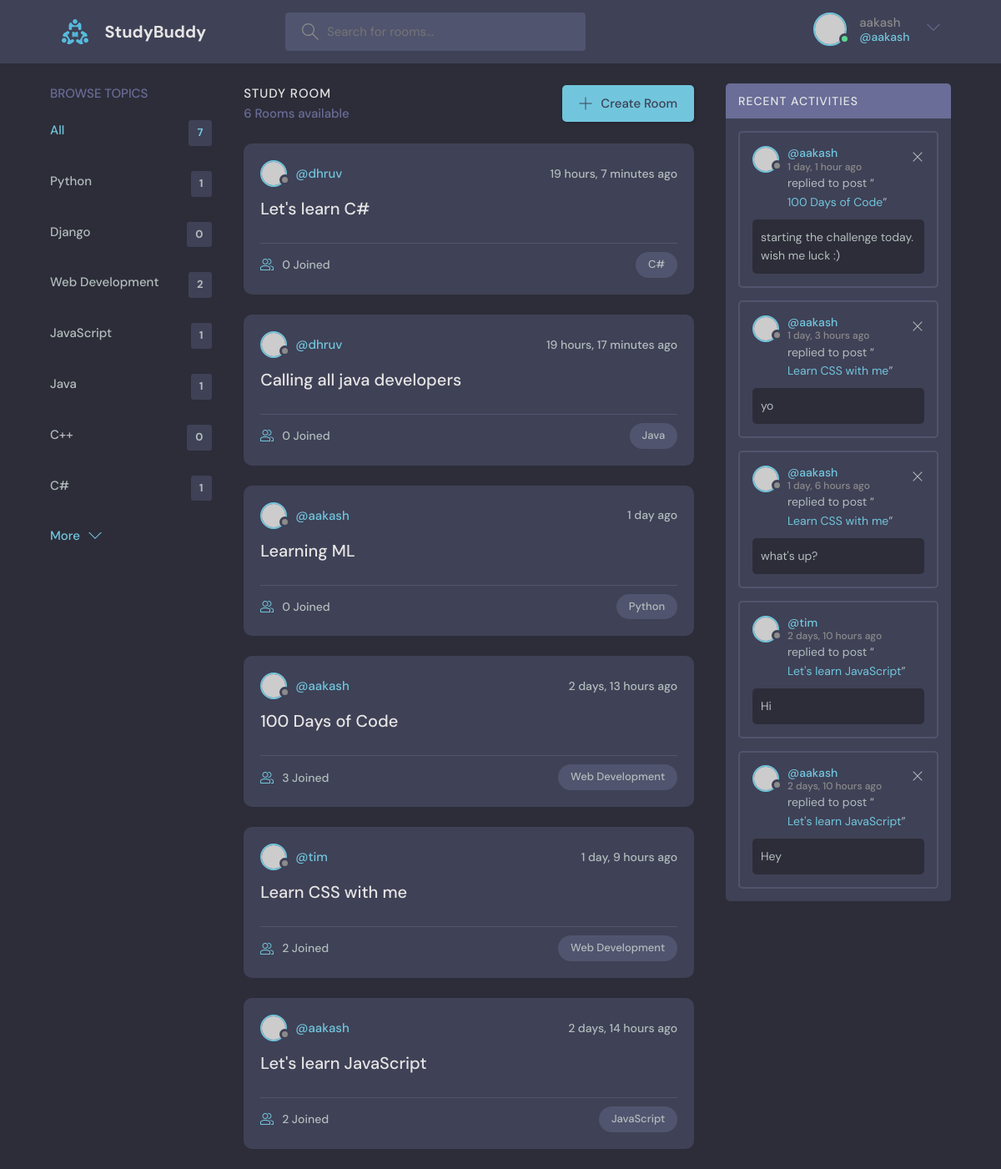
The app's page / (signed in) with its own data.
### base/models.py (models this page shows, shortened)
class Topic(models.Model):
    name = models.CharField(max_length=200)

class Room(models.Model):
    host = models.ForeignKey(User, on_delete=models.SET_NULL, null=True)
    topic = models.ForeignKey(Topic, on_delete=models.SET_NULL, null=True)
    name = models.CharField(max_length = 200)
    description = models.TextField(null = True, blank = True)
    participants = models.ManyToManyField(User, related_name='participants', blank=True)
    updated = models.DateTimeField(auto_now=True)
    created = models.DateTimeField(auto_now_add=True)
    class Meta:
        ordering = ['-updated', '-created']
    def __str__(self):
        return self.name

class Message(models.Model):
    user = models.ForeignKey(User, on_delete=models.CASCADE)
    room = models.ForeignKey(Room, on_delete=models.CASCADE)
    body = models.TextField()
    updated = models.DateTimeField(auto_now=True)
    created = models.DateTimeField(auto_now_add=True)
    class Meta:
        ordering = ['-updated', '-created']

### base/views.py (the view)
# urls.py: path('', views.home, name="home"),
def home(request):
    q = request.GET.get('q') if request.GET.get('q') != None else ''
    rooms = Room.objects.filter(
        Q(topic__name__icontains=q) |
        Q(name__icontains=q) |
        Q(description__icontains=q)
    )
    topics = Topic.objects.all()
    rooms_count = rooms.count()
    room_messages = Message.objects.filter(Q(room__topic__name__icontains=q))
    context = {'rooms': rooms, 'topics': topics,
    'rooms_count': rooms_count, 'room_messages': room_messages}
    return render(request, 'base/home.html', context)

### base/templates/base/home.html (shortened to what this page needs)
{% extends 'main.html' %}
{% block content %}
<main class="layout layout--3">
  <div class="container">
    {% include 'base/topics_component.html' %}
    <div class="roomList">
      <div class="roomList__header">
        <div>
          <h2>Study Room</h2>
          <p>{{rooms_count}} Rooms available</p>
        </div>
        <a class="btn btn--main" href="{% url 'create-room' %}">
          <svg version="1.1" xmlns="http://www.w3.org/2000/svg" width="32" height="32" viewBox="0 0 32 32">
            <title>add</title>
            <path
              d="M16.943 0.943h-1.885v14.115h-14.115v1.885h14.115v14.115h1.885v-14.115h14.115v-1.885h-14.115v-14.115z"
            ></path>
          </svg>
          Create Room
        </a>
      </div>
      {% include 'base/feed_component.html' %}
    </div>
    {% include 'base/activity_component.html' %}
  </div>
</main>
{% endblock %}

### templates/navbar.html (shortened to what this page needs)
{%load static%}
<header class="header header--loggedIn">
    <div class="container">
      <a href="{% url 'home' %}" class="header__logo">
        <img src="{% static 'images/logo.svg' %}" />
        <h1>StudyBuddy</h1>
      </a>
      <form class="header__search" method="GET" action="{% url 'home' %}">
        <label>
          <input name="q" placeholder="Search for rooms..." />
        </label>
      </form>
      <nav class="header__menu">
        {% if request.user.is_authenticated %}
        <div class="header__user">
          <a href="profile.html">
            <div class="avatar avatar--medium active">
              <img src="https://randomuser.me/api/portraits/men/37.jpg" />
            </div>
            <p>{{request.user.username}}<span>@{{request.user.username}}</span></p>
          </a>
          <button class="dropdown-button">
            <svg version="1.1" xmlns="http://www.w3.org/2000/svg" width="32" height="32" viewBox="0 0 32 32">
              <title>chevron-down</title>
              <path d="M16 21l-13-13h-3l16 16 16-16h-3l-13 13z"></path>
            </svg>
          </button>
        </div>
        {% else %}
        <a href="{% url 'login' %}">
          <img src="{% static 'images/avatar.svg' %}" />
          <p>Login</p>
        </a>
        {% endif %}
      </nav>
    </div>
  </header>

### base/templates/base/topics_component.html
<div class="topics">
    <div class="topics__header">
      <h2>Browse Topics</h2>
    </div>
    <ul class="topics__list">
      <li>
        <a href="{% url 'home' %}" class="active">All <span>{{topics.count}}</span></a>
      </li>
      {% for topic in topics %}
      <li>
        <a href="{% url 'home' %}?q={{topic.name}}">{{topic.name}}<span>{{topic.room_set.all.count}}</span></a>
      </li>
      {% endfor %}
    </ul>
    <a class="btn btn--link" href="topics.html">
      More
      <svg version="1.1" xmlns="http://www.w3.org/2000/svg" width="32" height="32" viewBox="0 0 32 32">
        <title>chevron-down</title>
        <path d="M16 21l-13-13h-3l16 16 16-16h-3l-13 13z"></path>
      </svg>
    </a>
</div>

### base/templates/base/feed_component.html (shortened to what this page needs)
{%for room in rooms%}
<div class="roomListRoom">
    <div class="roomListRoom__header">
      <a href="{% url 'user-profile' room.host.id %}" class="roomListRoom__author">
        <div class="avatar avatar--small">
          <img src="https://randomuser.me/api/portraits/women/11.jpg" />
        </div>
        <span>@{{room.host.username}}</span>
      </a>
      <div class="roomListRoom__actions">
        <span>{{room.created | timesince}} ago</span>
      </div>
    </div>
    <div class="roomListRoom__content">
      <a href="{% url 'room' room.id %}">{{room.name}}</a>
    </div>
    <div class="roomListRoom__meta">
      <a href="{% url 'room' room.id %}" class="roomListRoom__joined">
        {{room.participants.all.count}} Joined
      </a>
      <p class="roomListRoom__topic">{{room.topic.name}}</p>
    </div>
  </div>
{% endfor %}

### base/templates/base/activity_component.html
<div class="activities">
<div class="activities__header">
    <h2>Recent Activities</h2>
</div>
{% for message in room_messages %}
<div class="activities__box">
    <div class="activities__boxHeader roomListRoom__header">
    <a href="{% url 'user-profile' message.user.id %}" class="roomListRoom__author">
        <div class="avatar avatar--small">
        <img src="https://randomuser.me/api/portraits/men/37.jpg" />
        </div>
        <p>
        @{{message.user}}
        <span>{{message.created | timesince}} ago</span>
        </p>
    </a>
    {% if request.user == message.user %}
    <div class="roomListRoom__actions">
        <a href="{% url 'delete-message' message.id %}">
        <svg version="1.1" xmlns="http://www.w3.org/2000/svg" width="32" height="32" viewBox="0 0 32 32">
            <title>remove</title>
            <path
            d="M27.314 6.019l-1.333-1.333-9.98 9.981-9.981-9.981-1.333 1.333 9.981 9.981-9.981 9.98 1.333 1.333 9.981-9.98 9.98 9.98 1.333-1.333-9.98-9.98 9.98-9.981z"
            ></path>
        </svg>
        </a>
    </div>
    {% endif %}
    </div>
    <div class="activities__boxContent">
    <p>replied to post “<a href="{% url 'room' message.room.id %}">{{message.room}}</a>”</p>
    <div class="activities__boxRoomContent">
        {{message.body}}
    </div>
    </div>
</div>
{% endfor %}
</div>

### records on screen
Topic: name "Python", room_set.all.count "1"
Topic: name "Django", room_set.all.count "0"
Topic: name "Web Development", room_set.all.count "2"
Topic: name "JavaScript", room_set.all.count "1"
Topic: name "Java", room_set.all.count "1"
Topic: name "C++", room_set.all.count "0"
Topic: name "C#", room_set.all.count "1"
Room: host.username "dhruv", created "19 hours, 7 minutes", name "Let's learn C#", participants.all.count "0", topic.name "C#"
Room: host.username "dhruv", created "19 hours, 17 minutes", name "Calling all java developers", participants.all.count "0", topic.name "Java"
Room: host.username "aakash", created "1 day", name "Learning ML", participants.all.count "0", topic.name "Python"
Room: host.username "aakash", created "2 days, 13 hours", name "100 Days of Code", participants.all.count "3", topic.name "Web Development"
Room: host.username "tim", created "1 day, 9 hours", name "Learn CSS with me", participants.all.count "2", topic.name "Web Development"
Room: host.username "aakash", created "2 days, 14 hours", name "Let's learn JavaScript", participants.all.count "2", topic.name "JavaScript"
Message: user "aakash", created "1 day, 1 hour", room "100 Days of Code", body "starting the challenge today. wish me luck :)"
Message: user "aakash", created "1 day, 3 hours", room "Learn CSS with me", body "yo"
Message: user "aakash", created "1 day, 6 hours", room "Learn CSS with me", body "what's up?"
Message: user "tim", created "2 days, 10 hours", room "Let's learn JavaScript", body "Hi"
Message: user "aakash", created "2 days, 10 hours", room "Let's learn JavaScript", body "Hey"

### other values on screen
{{ request.user.username }} "aakash"
{{ topics.count }} "7"
{{ rooms_count }} "6"
